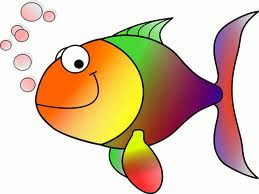
#> input picture HappyFish.jpg, 259 x 194 px
$ python Noise.py
#> lines starting #> are read from the running program, lines starting #| are printed output that depends on the picture; after the words box and inside, x2 and y2 are one past the last pixel; in counts of white or black regions, pixels touching at a corner belong together
import cv2
import numpy as np
import sys

def gaussian_Noise(fish, mean, sigma):

    noisyPic=fish.copy()
    cv2.randn(noisyPic,mean,sigma)
    cv2.add(fish, noisyPic, noisyPic)

    return noisyPic

def salt_pepper_Noise(fish, pa, pb):
    amount1 = int(fish.shape[0]*fish.shape[1]*pa)
    amount2 = int(fish.shape[0]*fish.shape[1]*pb)

    pa1 = [0.01, 0.03, 0.05, 0.4]
    pb1 = [0.01, 0.03, 0.05, 0.4]

    for i in range(len(pa1)):
        print("noise for pa=",pa1[i]," and pb=",pb1[i]," is = " ,int(fish.shape[0]*fish.shape[1]*pa1[i]),",",int(fish.shape[0]*fish.shape[1]*pb1[i]))

    picCopy=fish.copy()

    for i in range(amount1):
        picCopy[np.random.randint(0,fish.shape[0]-1), np.random.randint(0,fish.shape[1]-1)]=0

    for i in range(amount2):
        picCopy[np.random.randint(0,fish.shape[0]-1), np.random.randint(0,fish.shape[1]-1)]=255

    return picCopy

def main():
    mean = 0
    sigma = 100
    pa = 0.01
    pb = 0.01

    input_img = "HappyFish.jpg"

    # [4 lines of commented-out code are left out]

    fish = cv2.imread(input_img)
#> fish is the input picture: shape (194, 259, 3); mean B, G, R 170.8, 196.4, 219.3
    gray_img = cv2.cvtColor(fish,cv2.COLOR_BGR2GRAY)
    cv2.imshow("./HappyFishGray.jpg",gray_img)

    gaussianImg = gaussian_Noise(gray_img,mean,sigma)
#> in gaussian_Noise, `cv2.randn(noisyPic,mean,sigma)`:
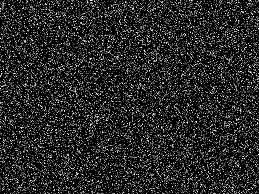
#> noisyPic: shape (194, 259); min 0, max 255, mean 39.9
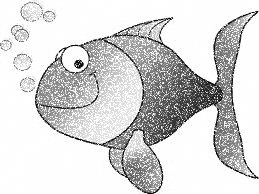
#> gaussianImg: shape (194, 259); min 0, max 255, mean 214.6
    cv2.imshow("./gaussianNoise.png",gaussianImg)
    boxFilterImg = cv2.boxFilter(gaussianImg, -1, (3, 3))
    cv2.imshow("./gaussianBoxfilter.png",boxFilterImg)
    gaussFilterImg=cv2.GaussianBlur(gaussianImg, (3,3), 1.5, 3)
    cv2.imshow("./gaussianGaussfilter.png",gaussFilterImg)
    medianFilterImg=cv2.medianBlur(gaussianImg,5)
    cv2.imshow("./gaussianMedianfilter.png",medianFilterImg)

    pepperSaltImg=salt_pepper_Noise(gray_img,pa,pb)
#> after the loop in salt_pepper_Noise, `for i in range(amount1):`:
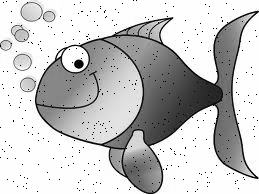
#> picCopy: shape (194, 259); min 0, max 255, mean 198.4
#> after the loop in salt_pepper_Noise, `for i in range(amount2):`:
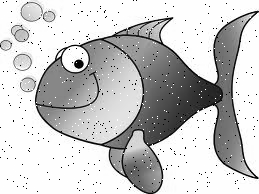
#> picCopy: shape (194, 259); 0.98% of pixels changed, all inside (x1, y1, x2, y2) = (0, 0, 258, 193)
    cv2.imshow("./peppersaltnoise.png",pepperSaltImg)
    boxFilterImg = cv2.boxFilter(pepperSaltImg, -1, (3, 3))
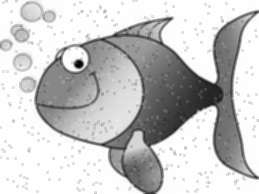
#> boxFilterImg: shape (194, 259); min 3, max 255, mean 199
    cv2.imshow("./peppersaltBoxfilter.png",boxFilterImg)
    gaussFilterImg=cv2.GaussianBlur(pepperSaltImg, (3,3), 1.5, 3)
    cv2.imshow("./peppersaltGaussfilter.png",gaussFilterImg)
    medianFilterImg=cv2.medianBlur(pepperSaltImg,5)
    cv2.imshow("./peppersaltMedianfilter.png",medianFilterImg)

    noisyPic_forprint = fish.copy()
    print(cv2.randn(noisyPic_forprint,0,0))
#> (printed output is left out)
#> noisyPic_forprint: shape (194, 259, 3); every value is 0
    print(cv2.randn(noisyPic_forprint,5,20))
#> (printed output is left out)
    print(cv2.randn(noisyPic_forprint,10,50))
#> (printed output is left out)
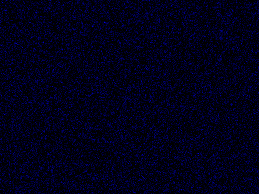
#> noisyPic_forprint: shape (194, 259, 3); mean B, G, R 25.5, 0, 0
    print(cv2.randn(noisyPic_forprint,20,100))
#> (printed output is left out)
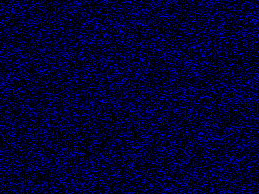
#> noisyPic_forprint: shape (194, 259, 3); mean B, G, R 50.5, 0, 0

    cv2.waitKey(0)

if __name__ == "__main__":
    main()
